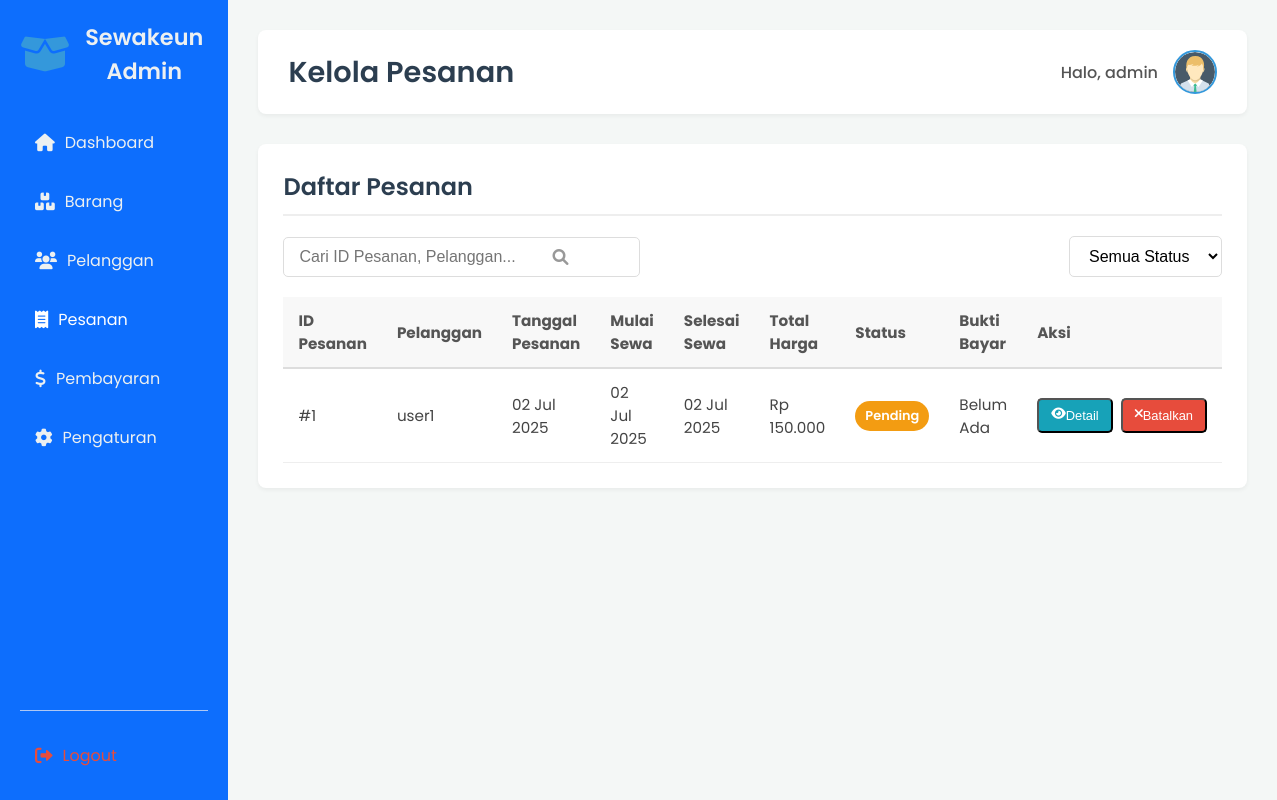
/Admin/pesanan.php (signed in), run on the app's committed database.
### tables this page shows
CREATE TABLE `orders` (
  `id` int(11) NOT NULL,
  `user_id` int(11) NOT NULL,
  `order_date` datetime DEFAULT CURRENT_TIMESTAMP,
  `total_amount` decimal(15,2) NOT NULL,
  `status` enum('pending','processed','shipped','completed','cancelled') DEFAULT 'pending',
  `shipping_address` text,
  `payment_method` varchar(50) DEFAULT NULL,
  `rental_start_date` date DEFAULT NULL,
  `rental_end_date` date DEFAULT NULL,
  `proof_of_payment` varchar(255) DEFAULT NULL,
  `admin_notes` text
);

CREATE TABLE `users` (
  `id` int(11) NOT NULL,
  `username` varchar(50) NOT NULL,
  `nama_lengkap` varchar(100) DEFAULT NULL,
  `email` varchar(100) DEFAULT NULL,
  `no_hp` varchar(20) DEFAULT NULL,
  `alamat` varchar(255) DEFAULT NULL,
  `foto_profil` varchar(255) DEFAULT NULL,
  `saldo` decimal(15,2) NOT NULL DEFAULT '0.00',
  `phone_number` varchar(20) DEFAULT NULL,
  `address` text,
  `profile_picture` varchar(255) DEFAULT NULL,
  `created_at` datetime DEFAULT CURRENT_TIMESTAMP,
  `password` varchar(255) NOT NULL,
  `role` enum('user','admin') NOT NULL
);

### Admin/pesanan.php (the view, shortened to what this page needs)
<?php
include '../koneksi.php';
$query = "SELECT o.*, u.username AS customer_username, u.email AS customer_email, u.phone_number AS customer_phone ";
$query .= "FROM orders o JOIN users u ON o.user_id = u.id ORDER BY o.order_date DESC";
$orders = mysqli_query($conn, $query);
$admin_data = null;
if (isset($_SESSION['user_id'])) {
    $admin_id = $_SESSION['user_id'];
    $admin_query = mysqli_query($conn, "SELECT * FROM users WHERE id=$admin_id AND role='admin'");
    if ($admin_query) {
        $admin_data = mysqli_fetch_assoc($admin_query);
    }
}
?>
<!DOCTYPE html>
<html lang="id">
<head>
    <link rel="stylesheet" href="style.css">
    <link rel="stylesheet" href="https://cdnjs.cloudflare.com/ajax/libs/font-awesome/6.0.0-beta3/css/all.min.css">
</head>
<body>
    <div class="dashboard-wrapper">
        <aside class="sidebar" style="background:#0d6efd!important;color:#fff!important;">
            <div class="sidebar-logo">
                <i class="fas fa-box-open"></i>
                <h3>Sewakeun Admin</h3>
            </div>
            <nav class="sidebar-nav">
                <ul>
                    <li><a href="index.php"><i class="fas fa-home"></i> Dashboard</a></li>
                    <li><a href="item.php"><i class="fas fa-boxes"></i> Barang</a></li>
                    <li><a href="pelanggan.php"><i class="fas fa-users"></i> Pelanggan</a></li>
                    <li><a href="pesanan.php" class="active"><i class="fas fa-receipt"></i> Pesanan</a></li>
                    <li><a href="pembayaran.php"><i class="fas fa-dollar-sign"></i> Pembayaran</a></li>
                    <li><a href="setting.php"><i class="fas fa-cog"></i> Pengaturan</a></li>
                </ul>
            </nav>
            <div class="sidebar-footer">
                <a href="../logout.php"><i class="fas fa-sign-out-alt"></i> Logout</a>
            </div>
        </aside>
        <main class="main-content">
            <header class="main-header">
                <h2>Kelola Pesanan</h2>
                <div class="user-info">
                    <span>Halo, <?php echo htmlspecialchars($_SESSION['username'] ?? 'Admin'); ?></span>
                    <img src="../<?= htmlspecialchars($admin_data['foto_profil'] ?? 'assets/images/account-avatar-profile-user-6-svgrepo-com.svg') ?>" alt="User Avatar" class="user-avatar">
                </div>
            </header>
            <section class="orders-management">
                <h3>Daftar Pesanan</h3>
                <div class="filter-section">
                    <div class="search-bar">
                        <input type="text" placeholder="Cari ID Pesanan, Pelanggan..." aria-label="Cari Pesanan">
                        <i class="fas fa-search"></i>
                    </div>
                    <div class="filter-dropdown">
                        <select aria-label="Filter Status Pesanan">
                            <option value="">Semua Status</option>
                        </select>
                    </div>
                </div>
                <table>
                    <thead>
                        <tr>
                            <th>ID Pesanan</th>
                            <th>Pelanggan</th>
                            <th>Tanggal Pesanan</th>
                            <th>Mulai Sewa</th>
                            <th>Selesai Sewa</th>
                            <th>Total Harga</th>
                            <th>Status</th>
                            <th>Bukti Bayar</th>
                            <th>Aksi</th>
                        </tr>
                    </thead>
                    <tbody>
                        <?php if (mysqli_num_rows($orders) > 0): ?>
                            <?php while($order = mysqli_fetch_assoc($orders)): ?>
                            <tr>
                                <td>#<?= htmlspecialchars($order['id']) ?></td>
                                <td><?= htmlspecialchars($order['customer_username']) ?></td>
                                <td><?= htmlspecialchars(date('d M Y', strtotime($order['order_date']))) ?></td>
                                <td><?= htmlspecialchars(date('d M Y', strtotime($order['rental_start_date']))) ?></td>
                                <td><?= htmlspecialchars(date('d M Y', strtotime($order['rental_end_date']))) ?></td>
                                <td>Rp <?= number_format($order['total_amount'], 0, ',', '.') ?></td>
                                <td><span class="status-badge <?= htmlspecialchars($order['status']) ?>"><?= htmlspecialchars(ucfirst($order['status'])) ?></span></td>
                                <td>
                                    <?php if ($order['proof_of_payment']): ?>
                                        <a href="../<?= htmlspecialchars($order['proof_of_payment']) ?>" target="_blank" class="btn btn-info" style="padding: 5px 8px; font-size: 0.75em;">Lihat</a>
                                    <?php else: ?>
                                        Belum Ada
                                    <?php endif; ?>
                                </td>
                                <td>
                                    <div class="action-buttons">
                                        <button class="btn btn-info" onclick="openAdminOrderDetailModal(<?= $order['id'] ?>)"><i class="fas fa-eye"></i> Detail</button>
                                        <?php if ($order['status'] !== 'completed' && $order['status'] !== 'cancelled'): ?>
                                            <form method="POST" style="display:inline;">
                                                <button type="submit" name="update_status" class="btn btn-danger" onclick="return confirm('Batalkan pesanan ini?')"><i class="fas fa-times"></i> Batalkan</button>
                                            </form>
                                        <?php endif; ?>
                                    </div>
                                </td>
                            </tr>
                            <?php endwhile; ?>
                        <?php else: ?>
                            <tr>
                                <td colspan="9">Belum ada pesanan.</td>
                            </tr>
                        <?php endif; ?>
                    </tbody>
                </table>
            </section>
        </main>
    </div>
</body>
</html>

### Admin/pesanan.php (style rules this page uses)
body { font-family: 'Poppins', sans-serif; margin: 0; background-color: #f4f7f6; color: #333; }
.dashboard-wrapper { display: flex; min-height: 100vh; }
.sidebar { width: 250px; background-color:rgb(229, 234, 240); color: #ecf0f1; padding: 20px; display: flex; flex-direction: column; box-shadow: 2px 0 5px rgba(0,0,0,0.1); }
.sidebar-logo { text-align: center; margin-bottom: 30px; display: flex; align-items: center; justify-content: center; gap: 10px; }
.sidebar-logo i { font-size: 2.5em; color: #3498db; }
.sidebar-logo h3 { margin: 0; font-size: 1.4em; font-weight: 600; color: #ecf0f1; }
.sidebar-nav ul { list-style: none; padding: 0; margin: 0; flex-grow: 1; }
.sidebar-nav li { margin-bottom: 10px; }
.sidebar-nav a { color: #ecf0f1; text-decoration: none; padding: 12px 15px; display: flex; align-items: center; border-radius: 5px; transition: background-color 0.3s ease, color 0.3s ease; }
.sidebar-nav a i { margin-right: 10px; font-size: 1.1em; }
.sidebar-nav a.active { background-color: #rgba(214, 224, 233, 0.45);; color: #ffffff; }
.sidebar-footer { margin-top: auto; padding-top: 20px; border-top: 1px solid rgba(248, 241, 241, 0.69); }
.sidebar-footer a { color: #e74c3c; text-decoration: none; padding: 12px 15px; display: flex; align-items: center; border-radius: 5px; transition: background-color 0.3s ease, color 0.3s ease; }
.sidebar-footer i { margin-right: 10px; font-size: 1.1em; }
.main-content { flex-grow: 1; padding: 30px; background-color: #f4f7f6; }
.main-header { display: flex; justify-content: space-between; align-items: center; margin-bottom: 30px; background-color: #ffffff; padding: 20px 30px; border-radius: 8px; box-shadow: 0 2px 4px rgba(0,0,0,0.05); }
.main-header h2 { margin: 0; color: #2c3e50; font-size: 1.8em; font-weight: 600; }
.user-info { display: flex; align-items: center; gap: 15px; }
.user-info span { font-weight: 500; color: #555; }
.user-avatar { width: 40px; height: 40px; border-radius: 50%; object-fit: cover; border: 2px solid #3498db; }
section { background-color: #ffffff; padding: 25px; border-radius: 8px; box-shadow: 0 2px 4px rgba(0,0,0,0.05); margin-bottom: 25px; }
section h3 { margin-top: 0; margin-bottom: 20px; color: #2c3e50; font-size: 1.5em; font-weight: 600; border-bottom: 2px solid #eee; padding-bottom: 10px; }
table { width: 100%; border-collapse: collapse; margin-top: 20px; font-size: 0.95em; }
table thead th { background-color: #f8f8f8; color: #555; text-align: left; padding: 12px 15px; border-bottom: 2px solid #ddd; }
table tbody td { padding: 12px 15px; border-bottom: 1px solid #eee; color: #444; }
.status-badge { padding: 5px 10px; border-radius: 15px; font-size: 0.85em; font-weight: 600; color: #fff; text-align: center; display: inline-block; }
.status-badge.pending { background-color: #f39c12; }
.btn-info { background-color: #17a2b8; }
.btn-danger { background-color: #e74c3c; }
.action-buttons { display: flex; gap: 8px; }
.action-buttons .btn { padding: 8px 12px; font-size: 0.85em; }
.orders-management .filter-section { display: flex; justify-content: space-between; align-items: center; margin-bottom: 20px; gap: 15px; flex-wrap: wrap; }
.orders-management .search-bar { flex-grow: 1; max-width: 300px; position: relative; }
.orders-management .search-bar input { width: 100%; padding: 10px 15px; padding-right: 40px; border: 1px solid #ddd; border-radius: 5px; font-size: 1em; }
.orders-management .search-bar i { position: absolute; right: 15px; top: 50%; transform: translateY(-50%); color: #999; }
.orders-management .filter-dropdown select { padding: 10px 15px; border: 1px solid #ddd; border-radius: 5px; font-size: 1em; background-color: #fff; cursor: pointer; }

### data on the page
orders: id "1", user.username "user1", order_date "02 Jul 2025", rental_start_date "02 Jul 2025", rental_end_date "02 Jul 2025", total_amount "150.000", status "Pending", shows "Belum Ada"

### other printed values
$_SESSION['username'] "admin"
